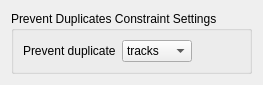
<?xml version="1.0" encoding="UTF-8"?>
<ui version="4.0">
 <author>Soren Harward &lt;stharward@gmail.com&gt;</author>
 <class>PreventDuplicatesEditWidget</class>
 <widget class="QWidget" name="PreventDuplicatesEditWidget">
  <property name="geometry">
   <rect>
    <x>0</x>
    <y>0</y>
    <width>263</width>
    <height>84</height>
   </rect>
  </property>
  <property name="windowTitle">
   <string>Form</string>
  </property>
  <property name="whatsThis">
   <string>An editor for a PreventDuplicants constraint.  When set to &quot;track&quot;, it will try to prevent more than one copy of the same track from ending up in the playlist.  When set to &quot;album&quot; or &quot;artist&quot;, it will try to prevent more than one track from a given album or a given artist from ending up in the playlist.</string>
  </property>
  <layout class="QVBoxLayout" name="verticalLayout">
   <item>
    <widget class="QGroupBox" name="groupBox">
     <property name="title">
      <string>Prevent Duplicates Constraint Settings</string>
     </property>
     <layout class="QGridLayout" name="gridLayout_2">
      <item row="0" column="0">
       <layout class="QGridLayout" name="gridLayout">
        <item row="0" column="0">
         <widget class="QLabel" name="label_Field">
          <property name="whatsThis">
           <string>Control which duplicates to prevent.  &quot;Prevent duplicate tracks&quot; is the least restrictive, and &quot;prevent duplicate artists&quot; is the most restrictive.</string>
          </property>
          <property name="text">
           <string>Prevent duplicate</string>
          </property>
          <property name="buddy">
           <cstring>comboBox_Field</cstring>
          </property>
         </widget>
        </item>
        <item row="0" column="1">
         <layout class="QHBoxLayout" name="horizontalLayout">
          <item>
           <widget class="QComboBox" name="comboBox_Field">
            <property name="toolTip">
             <string/>
            </property>
            <property name="whatsThis">
             <string>Control which duplicates to prevent.  &quot;Prevent duplicate tracks&quot; is the least restrictive, and &quot;prevent duplicate artists&quot; is the most restrictive.</string>
            </property>
            <item>
             <property name="text">
              <string>tracks</string>
             </property>
            </item>
            <item>
             <property name="text">
              <string>albums</string>
             </property>
            </item>
            <item>
             <property name="text">
              <string>artists</string>
             </property>
            </item>
           </widget>
          </item>
          <item>
           <spacer name="horizontalSpacer">
            <property name="orientation">
             <enum>Qt::Horizontal</enum>
            </property>
            <property name="sizeHint" stdset="0">
             <size>
              <width>40</width>
              <height>20</height>
             </size>
            </property>
           </spacer>
          </item>
         </layout>
        </item>
        <item row="1" column="1">
         <spacer name="verticalSpacer">
          <property name="orientation">
           <enum>Qt::Vertical</enum>
          </property>
          <property name="sizeHint" stdset="0">
           <size>
            <width>20</width>
            <height>40</height>
           </size>
          </property>
         </spacer>
        </item>
       </layout>
      </item>
     </layout>
    </widget>
   </item>
  </layout>
 </widget>
 <resources/>
 <connections/>
</ui>
